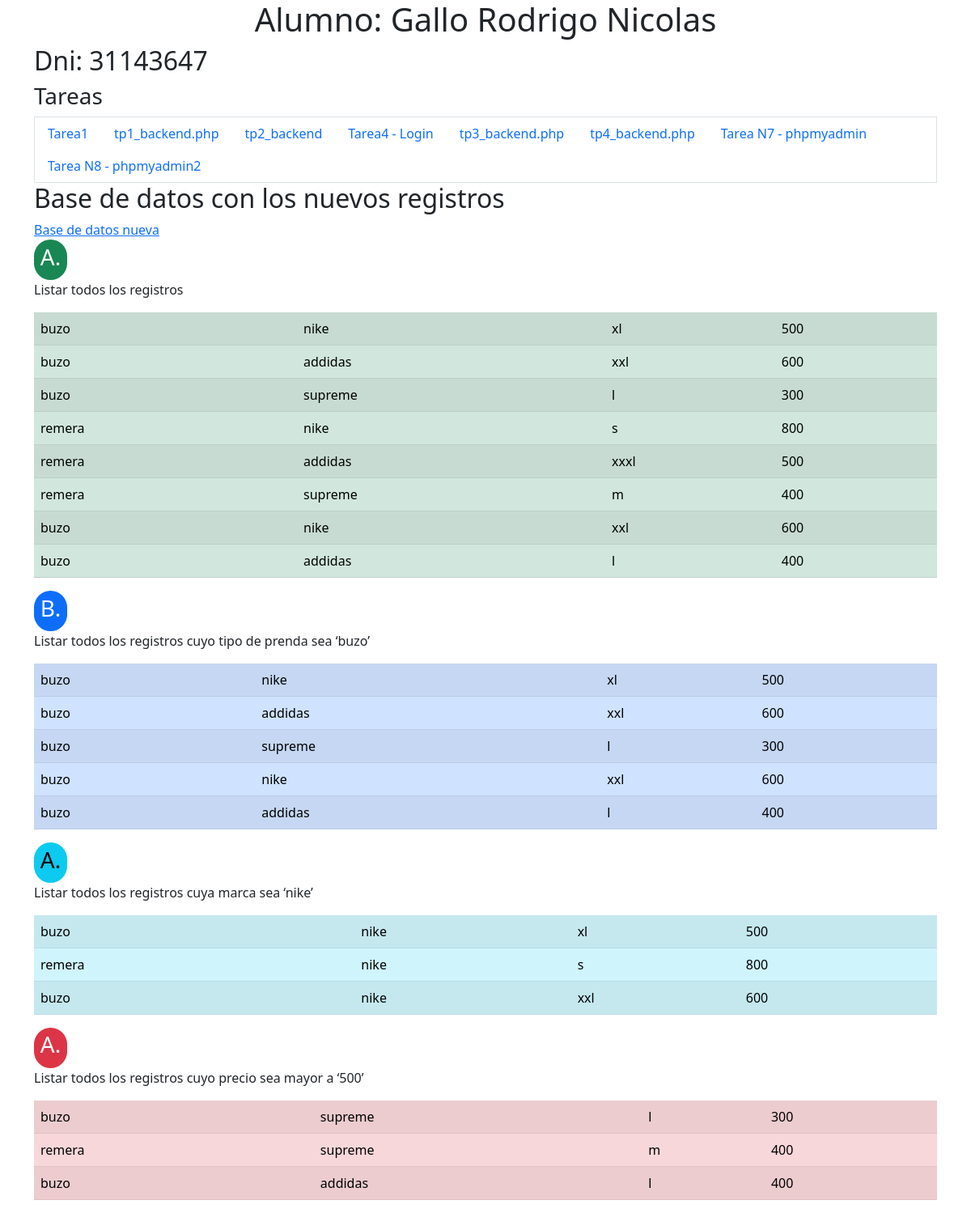
/tp8_backend.php, run on the app's committed database.
### tables this page shows
CREATE TABLE `ropa` (
  `tipo_de_prenda` varchar(100) NOT NULL,
  `marca` varchar(100) NOT NULL,
  `talle` varchar(100) NOT NULL,
  `precio` int(11) NOT NULL
);

### tp8_backend.php (the view, shortened to what this page needs)
<!DOCTYPE html>
<html lang="es">
<?php require 'templates/head.php';?>
<body>
    <div class="container">
        <?php require 'templates/nav.php';?>
        <h2>Base de datos con los nuevos registros</h2>
        <a href="tienda_ropa2.sql">Base de datos nueva</a>
        <br>
        <?php
        $conexion = mysqli_connect("localhost", "root", "", "tienda_ropa");
        ?>
        <span class="badge rounded-pill text-bg-success"><h3>A.</h3></span>
        <p>Listar todos los registros</p>
        <table class="table table-success table-striped">
            <?php
        $sql = "SELECT * FROM ropa";
        $resultado = mysqli_query($conexion, $sql);
        while ($fila = mysqli_fetch_array($resultado)){ ?>
            <tr>
                <td><?php echo $fila['tipo_de_prenda'];?> </td>
                <td><?php echo $fila['marca'];?> </td>
                <td><?php echo $fila['talle'];?> </td>
                <td><?php echo $fila['precio'];?> </td>
            </tr>
            <?php } ?>
        </table>
        <span class="badge rounded-pill text-bg-primary"><h3>B.</h3></span>
        <p>Listar todos los registros cuyo tipo de prenda sea ‘buzo’</p>
        <table class="table table-primary table-striped">
            <?php
        $sql = "SELECT * FROM ropa WHERE tipo_de_prenda = 'buzo'";
        $resultado = mysqli_query($conexion, $sql);
        while ($fila = mysqli_fetch_array($resultado)){ ?>
            <tr>
                <td><?php echo $fila['tipo_de_prenda'];?> </td>
                <td><?php echo $fila['marca'];?> </td>
                <td><?php echo $fila['talle'];?> </td>
                <td><?php echo $fila['precio'];?> </td>
            </tr>
            <?php } ?>
        </table>
        <span class="badge rounded-pill text-bg-info"><h3>A.</h3></span>
        <p>Listar todos los registros cuya marca sea ‘nike’</p>
        <table class="table table-info table-striped">
            <?php
        $sql = "SELECT * FROM ropa WHERE marca = 'nike'";
        $resultado = mysqli_query($conexion, $sql);
        while ($fila = mysqli_fetch_array($resultado)){ ?>
            <tr>
                <td><?php echo $fila['tipo_de_prenda'];?> </td>
                <td><?php echo $fila['marca'];?> </td>
                <td><?php echo $fila['talle'];?> </td>
                <td><?php echo $fila['precio'];?> </td>
            </tr>
            <?php } ?>
        </table>
        <span class="badge rounded-pill text-bg-danger"><h3>A.</h3></span>
        <p>Listar todos los registros cuyo precio sea mayor a ‘500’</p>
        <table class="table table-danger table-striped">
            <?php
        $sql = "SELECT * FROM ropa WHERE precio < 500";
        $resultado = mysqli_query($conexion, $sql);
        while ($fila = mysqli_fetch_array($resultado)){ ?>
            <tr>
                <td><?php echo $fila['tipo_de_prenda'];?> </td>
                <td><?php echo $fila['marca'];?> </td>
                <td><?php echo $fila['talle'];?> </td>
                <td><?php echo $fila['precio'];?> </td>
            </tr>
            <?php } ?>
        </table>
    </div>
</body>
</html>

### templates/head.php (shortened to what this page needs)
<head>
    <link href="https://cdn.jsdelivr.net/npm/bootstrap@5.2.1/dist/css/bootstrap.min.css" rel="stylesheet">
    <link href="https://cdn.jsdelivr.net/npm/bootstrap@5.2.2/dist/css/bootstrap.min.css" rel="stylesheet">
</head>

### templates/nav.php
<h1 class="text-center">Alumno: Gallo Rodrigo Nicolas</h1>
<h2>Dni: 31143647</h2>
<h3>Tareas</h3>
<ul class="nav nav-pills border">
    <li class="nav-item">
        <a class="nav-link" href="tarea1.php">Tarea1</a>
    </li>
    <li class="nav-item">
        <a class="nav-link" href="tp1_backend.php">tp1_backend.php</a>
    </li>
    <li class="nav-item">
        <a class="nav-link" href="tp2_backend.php">tp2_backend</a>
    </li>
    <li class="nav-item">
        <a class="nav-link" href="login.php">Tarea4 - Login</a>
    </li>
    <li class="nav-item">
        <a class="nav-link" href="tp3_backend.php">tp3_backend.php</a>
    </li>
    <li class="nav-item">
        <a class="nav-link" href="tp4_backend.php">tp4_backend.php</a>
    </li>
    <li class="nav-item">
        <a class="nav-link" href="db/tienda_ropa.sql">Tarea N7 - phpmyadmin</a>
    </li>
    <li class="nav-item">
        <a class="nav-link" href="tp8_backend.php">Tarea N8 - phpmyadmin2</a>
    </li>
</ul>

### data on the page
ropa: tipo_de_prenda "buzo", marca "nike", talle "xl", precio "500"
ropa: tipo_de_prenda "buzo", marca "addidas", talle "xxl", precio "600"
ropa: tipo_de_prenda "buzo", marca "supreme", talle "l", precio "300"
ropa: tipo_de_prenda "remera", marca "nike", talle "s", precio "800"
ropa: tipo_de_prenda "remera", marca "addidas", talle "xxxl", precio "500"
ropa: tipo_de_prenda "remera", marca "supreme", talle "m", precio "400"
ropa: tipo_de_prenda "buzo", marca "nike", talle "xxl", precio "600"
ropa: tipo_de_prenda "buzo", marca "addidas", talle "l", precio "400"
